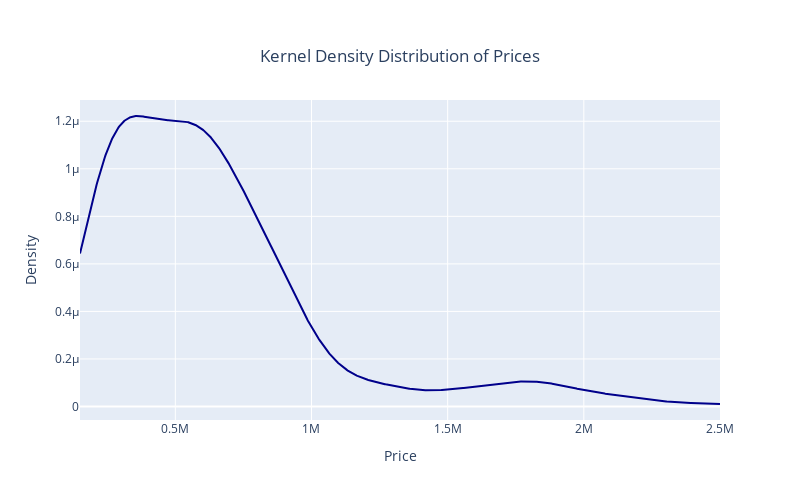

The notebook cell this image was saved under:
### Markdown cell above
Graph represents popularity of laptop brands in terms of their **offerings parsed from website** (potential indication of underlying reason for popularity made shops focus more on these particular brands)
* HP and ASUS are positioned as most popular laptop brand with 656 and 562 product offerings respecitively, which is **~35% of all offerings**
* **Least popular** option in offering list belongs to Apple laptops due to the poor variety in models, but is more preferred around the world.

### Code cell
prices_cleansed = df[df["old_price"].notna()]

kde = gaussian_kde(prices_cleansed["old_price"])
x_range = np.linspace(min(prices_cleansed["old_price"]), 
                      max(prices_cleansed["old_price"]), 
                      1000)
kde_values = kde(x_range)

fig = go.Figure()
fig.add_trace(go.Scatter(
    x=x_range,
    y=kde_values,
    mode="lines",
    name="KDE",
    line=dict(color="darkblue"),
))

fig.update_layout(
    title={
        'text': "Kernel Density Distribution of Prices",
        'x': 0.5,
        'xanchor': 'center',
        'yanchor': 'top'
    },
    xaxis_title="Price",
    yaxis_title="Density",
    width=800,
    height=500
)

fig.show()

### Figure 1 — Plotly figure (JSON) as saved in the notebook; plotly's stock layout.template omitted (floating-point values rounded to 4 significant figures; data arrays with more than 128 entries replaced by an {"elided": "..."} marker saying what was removed)
{"data": [{"line": {"color": "darkblue"}, "mode": "lines", "name": "KDE", "type": "scatter", "x": {"elided": "1000 float values"}, "y": {"elided": "1000 float values"}}], "layout": {"height": 500, "title": {"text": "Kernel Density Distribution of Prices", "x": 0.5, "xanchor": "center", "yanchor": "top"}, "width": 800, "xaxis": {"title": {"text": "Price"}}, "yaxis": {"title": {"text": "Density"}}}}
